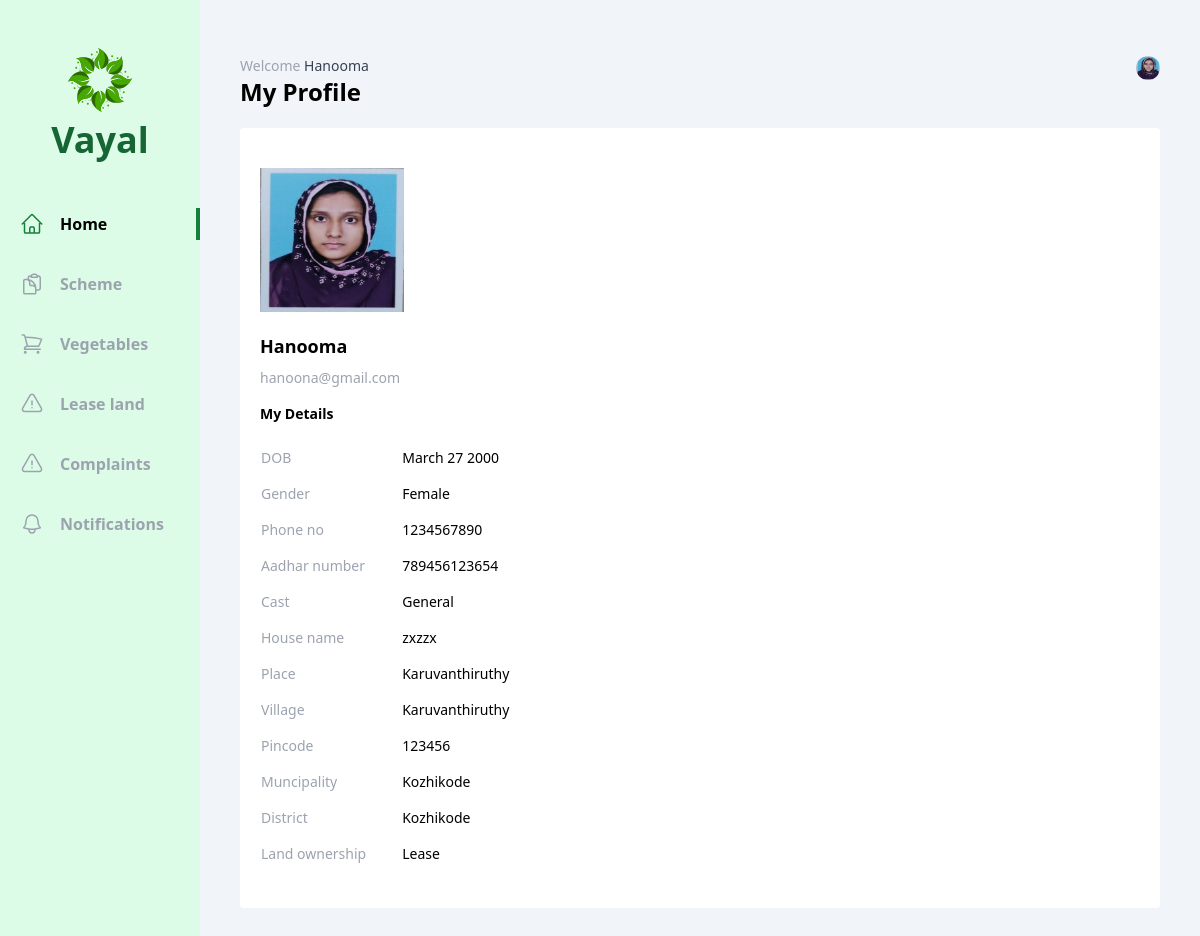
The page /user/home/ (signed in) on the database its author committed.
### officer/models.py (models this page shows, shortened)
class Vayal_User(models.Model):
    account = models.OneToOneField(User, on_delete=models.CASCADE)
    name=models.CharField(max_length=225)
    dob=models.DateField()
    gender= models.CharField(max_length=20, choices=gender)
    phone_number = models.CharField(max_length=10)
    aadhar_number= models.CharField(max_length=12)
    cast=models.CharField(max_length=20, choices=cast)
    house_name=models.CharField(max_length=225)
    place=models.CharField(max_length=225)
    village=models.CharField(max_length=225)
    pincode = models.CharField(max_length=6)
    muncipality=models.CharField(max_length=225,default="Kozhikode")
    district=models.CharField(max_length=225,default="Kozhikode")
    land_ownership=models.CharField(max_length=20, choices=land)
    photo=models.ImageField(upload_to='photos/')
    joined_date=models.DateTimeField(auto_now_add=True)
    vegetable_permission_applied=models.CharField(max_length=225,default="False")
    vegetable_permission=models.CharField(max_length=225, choices=vegetable_permission_status,default="Pending")

### vayal_user/views/home.py (the view)
# urls.py: path('home/',home.index,name='home'),
def index(request):
    vayal_user = Vayal_User.objects.get(account=request.user)
    return render(request, 'vayal_user/home/index.html',{'vayal_user': vayal_user})

### vayal_user/templates/vayal_user/home/index.html (shortened to what this page needs)
 {% extends 'base.html' %}
{% block content %}
<div class="flex w-screen bg-slate-100">
  <div class="w-2/12 h-screen bg-green-100 flex flex-col items-center ">
      <div class="my-12 flex flex-col gap-2 justify-center items-center">
          <h1 class="text-4xl font-bold text-green-800 ">Vayal</h1>
      </div>
      <ul class="flex flex-col gap-7 w-full font-bold text-gray-400">
        <li class="w-full flex items-center px-5 py-1 gap-4 border-r-4 text-black border-green-700">
          <a href="#">Home</a>
      </li>
          <li class="w-full flex items-center px-5 py-1 gap-4 group hover:text-gray-500 cursor-pointer hover:border-green-700 hover:border-r-4">
              <a href="{% url 'vayal_user:schemes' %}">Scheme</a>
          </li>
          <li class="w-full flex items-center px-5 py-1 gap-4 group hover:text-gray-500 cursor-pointer hover:border-green-700 hover:border-r-4">
            <a href="{% url 'vayal_user:vegetables' %}">Vegetables</a>
        </li>
        <li class="w-full flex items-center px-5 py-1 gap-4 group hover:text-gray-500 cursor-pointer hover:border-green-700 hover:border-r-4">
            <a href="{% url 'vayal_user:lease_land' %}">Lease land</a>
        </li>
        <li class="w-full flex items-center px-5 py-1 gap-4 group hover:text-gray-500 cursor-pointer hover:border-green-700 hover:border-r-4">
            <a href="{% url 'vayal_user:complaints' %}">Complaints</a>
        </li>
        <li class="w-full flex items-center px-5 py-1 gap-4 group hover:text-gray-500 cursor-pointer hover:border-green-700 hover:border-r-4">
            <a href="{% url 'vayal_user:notifications' %}">Notifications</a>
        </li>
      </ul>
    </div>
      <div class="w-10/12 h-screen overflow-y-auto px-10 py-14">
        <div class="flex justify-between mb-5">
            <div class="flex flex-col">
                <span class="text-sm text-gray-400">Welcome <span class="text-gray-700 capitalize">{{request.user}}</span></span>
                <h1 class="text-2xl font-bold">My Profile</h1>
            </div>
            <div class="relative">
                <img id="profile" src="/uploads/{{vayal_user.photo}}" class="h-6 w-6 rounded-full cursor-pointer" alt="">
            </div>
        </div>
  <div class="bg-white rounded p-5">
    <img class="  h-36 w-36  my-5" src="/uploads/{{vayal_user.photo}}" alt="">
    <div class="flex flex-col gap-2 my-4">
        <h1 class="text-lg font-bold">{{ vayal_user.name }}</h1>
        <span class="text-sm text-gray-400">{{ vayal_user.account.email }}</span>
    </div>
    <div class="flex gap-2 items-center my-4">
        <span class="text-sm font-bold">My Details</span>
    </div>
    <table class="table-auto text-sm text-left mb-4">
        <tr>
            <th scope="col" class="text-gray-400 font-medium pr-3 py-2">DOB</th>
            <td scope="col" class="px-6 py-2">{{  vayal_user.dob | date:"F d Y" }}</td>
        </tr>
        <tr>
            <th scope="col" class="text-gray-400 font-medium pr-3 py-2">Gender</th>
            <td scope="col" class="px-6 py-2">{{  vayal_user.gender }}</td>
        </tr>
        <tr>
            <th scope="col" class="text-gray-400 font-medium pr-3 py-2">Phone no</th>
            <td scope="col" class="px-6 py-2">{{  vayal_user.phone_number }}</td>
        </tr>
        <tr>
            <th scope="col" class="text-gray-400 font-medium pr-3 py-2">Aadhar number</th>
            <td scope="col" class="px-6 py-2">{{ vayal_user.aadhar_number }}</td>
        </tr>
        <tr>
            <th scope="col" class="text-gray-400 font-medium pr-3 py-2">Cast</th>
            <td scope="col" class="px-6 py-2">{{ vayal_user.cast }}</td>
        </tr>
        <tr>
            <th scope="col" class="text-gray-400 font-medium pr-3 py-2">House name</th>
            <td scope="col" class="px-6 py-2">{{ vayal_user.house_name }}</td>
        </tr>
        <tr>
            <th scope="col" class="text-gray-400 font-medium pr-3 py-2">Place</th>
            <td scope="col" class="px-6 py-2">{{ vayal_user.place }}</td>
        </tr>
        <tr>
            <th scope="col" class="text-gray-400 font-medium pr-3 py-2">Village</th>
            <td scope="col" class="px-6 py-2">{{ vayal_user.village }}</td>
        </tr>
        <tr>
            <th scope="col" class="text-gray-400 font-medium pr-3 py-2">Pincode</th>
            <td scope="col" class="px-6 py-2">{{ vayal_user.pincode }}</td>
        </tr>
        <tr>
            <th scope="col" class="text-gray-400 font-medium pr-3 py-2">Muncipality</th>
            <td scope="col" class="px-6 py-2">{{ vayal_user.muncipality}}</td>
        </tr>
        <tr>
            <th scope="col" class="text-gray-400 font-medium pr-3 py-2">District</th>
            <td scope="col" class="px-6 py-2">{{ vayal_user.district }}</td>
        </tr>
        <tr>
            <th scope="col" class="text-gray-400 font-medium pr-3 py-2">Land ownership</th>
            <td scope="col" class="px-6 py-2">{{ vayal_user.land_ownership }}</td>
        </tr>
    </table>
</div>
</div>
</div>
{% endblock content %}

### rows shown on the page
Vayal_User: photo (picture), name "Hanooma", account.email "hanoona@gmail.com", dob "March 27 2000", gender "Female", phone_number "1234567890", aadhar_number "789456123654", cast "General", house_name "zxzzx", place "Karuvanthiruthy", village "Karuvanthiruthy", pincode "123456", muncipality "Kozhikode", district "Kozhikode", land_ownership "Lease"

### other values the page prints
{{ request.user }} "Hanooma"
